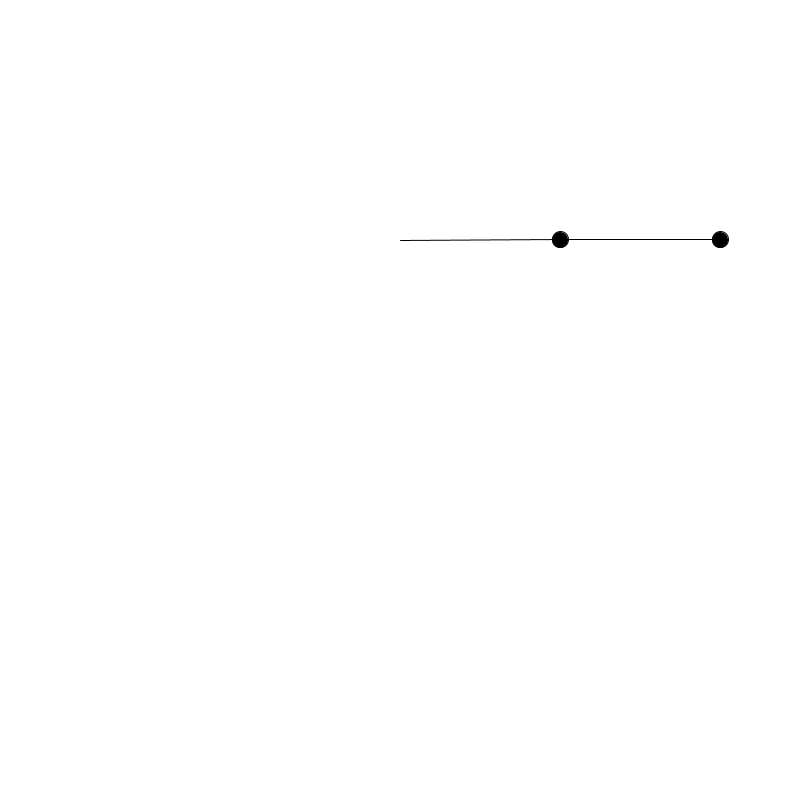
Frame 1 (no input)
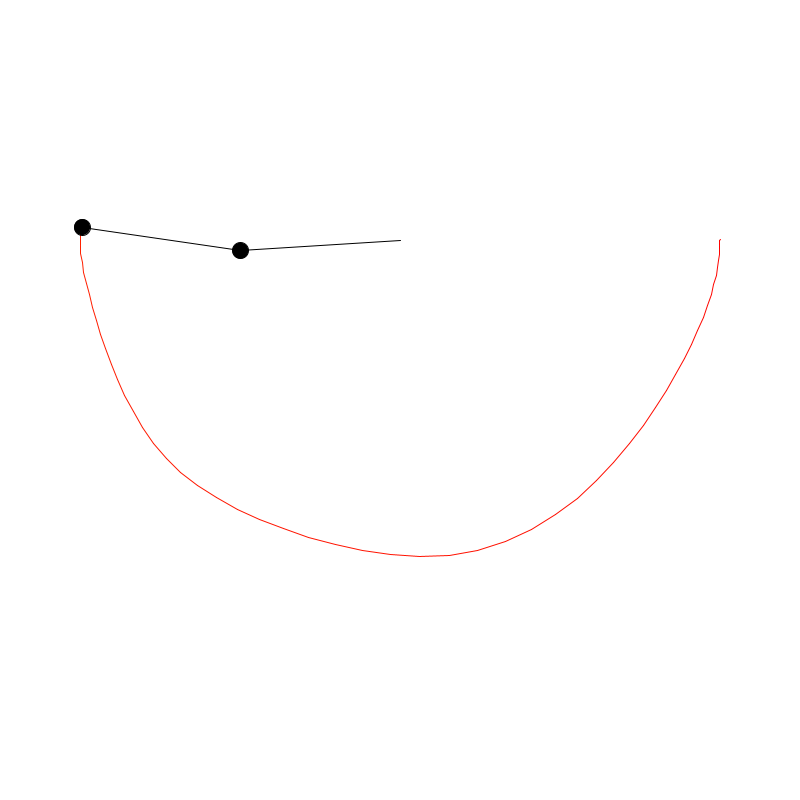
Frame 60 (the mouse pressed at the canvas centre just before this capture)
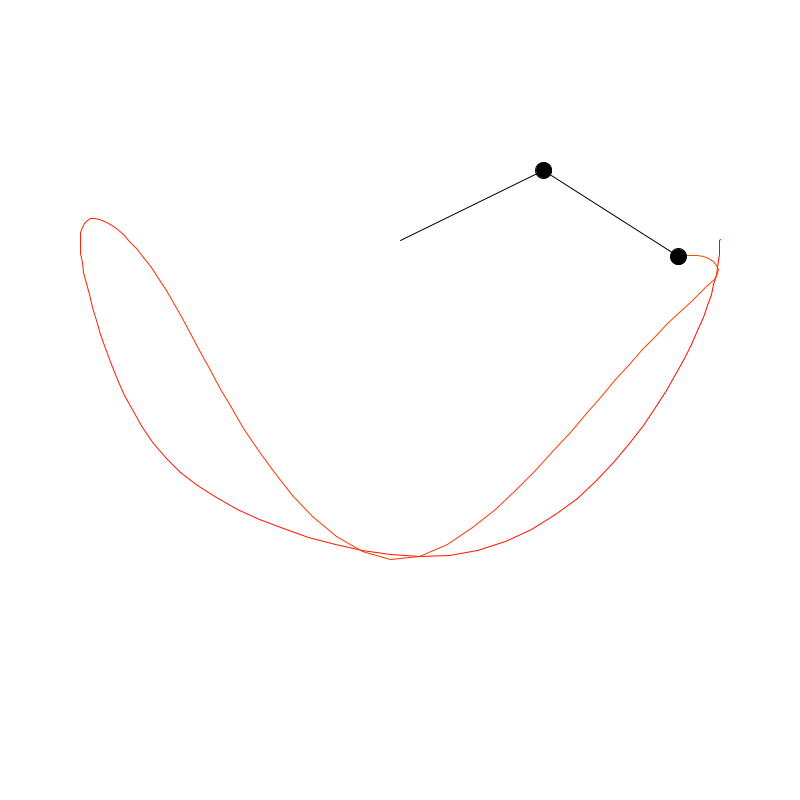
Frame 120 (the mouse held since frame 60 and released just before this capture)

The Processing sketch that drew these frames (run headless with seeded random() and noise(); from frame 60 on, the mouse is pressed at the canvas centre):

// Processing sketch: DoublePendulum
// ── DoublePendulum.pde
Pendulum pendulum1;
Pendulum pendulum2;

float g = 1;

float prevX = -1;
float prevY = -1;

float transX = 0;
float transY = 0;

float c = 0;

PGraphics canvas;

void setup() {
  size(800, 800);
  transX = width/2;
  transY = height/4+40;
  background(255);
  pendulum1 = new Pendulum();
  pendulum1.pivot = new PVector(0, 0);
  pendulum2 = new Pendulum();
  pendulum1.theta = PI/2;
  pendulum2.theta = PI/2;
  pendulum1.m = 15;
  pendulum2.m = 20;
  colorMode(HSB);
  canvas = createGraphics(800, 800);
  canvas.beginDraw();
  canvas.background(255);
  canvas.endDraw();
}

void draw() {
  
  //background(255);
  image(canvas, 0, 0);
  translate(transX, transY);
  pendulum1.run();
  pendulum2.pivot = pendulum1.position;
  pendulum2.run();
  
  // Set the Pendulum's Acceleration
  pendulum1.aAcc = calcAcc1(pendulum1.m, pendulum2.m, pendulum1.theta, pendulum2.theta, pendulum1.threadLength, pendulum2.threadLength, pendulum1.aVel, pendulum2.aVel);
  pendulum2.aAcc = calcAcc2(pendulum1.m, pendulum2.m, pendulum1.theta, pendulum2.theta, pendulum1.threadLength, pendulum2.threadLength, pendulum1.aVel, pendulum2.aVel);
  
  
  pendulum1.update();
  pendulum2.update();
  
  canvas.beginDraw();
  canvas.translate(transX, transY);
  canvas.stroke(0);
  //canvas.strokeWeight(2);
  //canvas.beginShape();
  if (prevX != -1) {
    canvas.colorMode(HSB);
    canvas.stroke(c, 255, 255);
    canvas.line(prevX, prevY, pendulum2.position.x, pendulum2.position.y);
    //canvas.stroke(c, 255, 255);
    
    if(c > 255) c = 0;
  }
  //canvas.point(pendulum2.position.x, pendulum2.position.y);
  //canvas.endShape();
  canvas.endDraw();
  
  c += 0.1;
  
  prevX = pendulum2.position.x;
  prevY = pendulum2.position.y;
}

float calcAcc1(float m1, float m2, float a1, float a2, float r1, float r2, float v1, float v2) {
  float acc1 = 0;
  float num1 = -g*(2*m1+m2)*sin(a1);
  float num2 = -m2*g*sin(a1-2*a2);
  float num3 = -2*sin(a1-a2)*m2*(v2*v2*r2+v1*v1*r1*cos(a1-a2));
  float den = r1*(2*m1+m2-m2*cos(2*a1-2*a2));
  
  acc1 = (num1+num2+num3)/den;
  return acc1;
}

float calcAcc2(float m1, float m2, float a1, float a2, float r1, float r2, float v1, float v2) {
  float acc2 = 0;
  float num1 = 2*sin(a1-a2);
  float num2 = v1*v1*r1*(m1+m2);
  float num3 = g*(m1+m2)*cos(a1);
  float num4 = v2*v2*r2*m2*cos(a1-a2);
  float den = r2*(2*m1+m2-m2*cos(2*a1-2*a2));
  
  acc2 = (num1*(num2+num3+num4)) / den;
  return acc2;
}

// ── Pendulum.pde
class Pendulum {
  PVector pivot;
  PVector position;
  float threadLength;
  float aAcc;
  float aVel;
  float gravity;
  float theta;
  float m;
  
  Pendulum() {
    pivot = new PVector(0, 0);
    threadLength = 160;
    position = new PVector(0, threadLength);
    theta = 0;
  }
  void run() {
    position.x = pivot.x + threadLength * sin(theta);
    position.y = pivot.y + threadLength * cos(theta);
    line(pivot.x, pivot.y, position.x, position.y);
    //println('[',pivot.x, pivot.y, position.x, position.y, ']');
    fill(0);
    ellipse(position.x, position.y, 16, 16);
  }
  
  void update() {
    aVel += aAcc;
    theta += aVel;
  }
}
